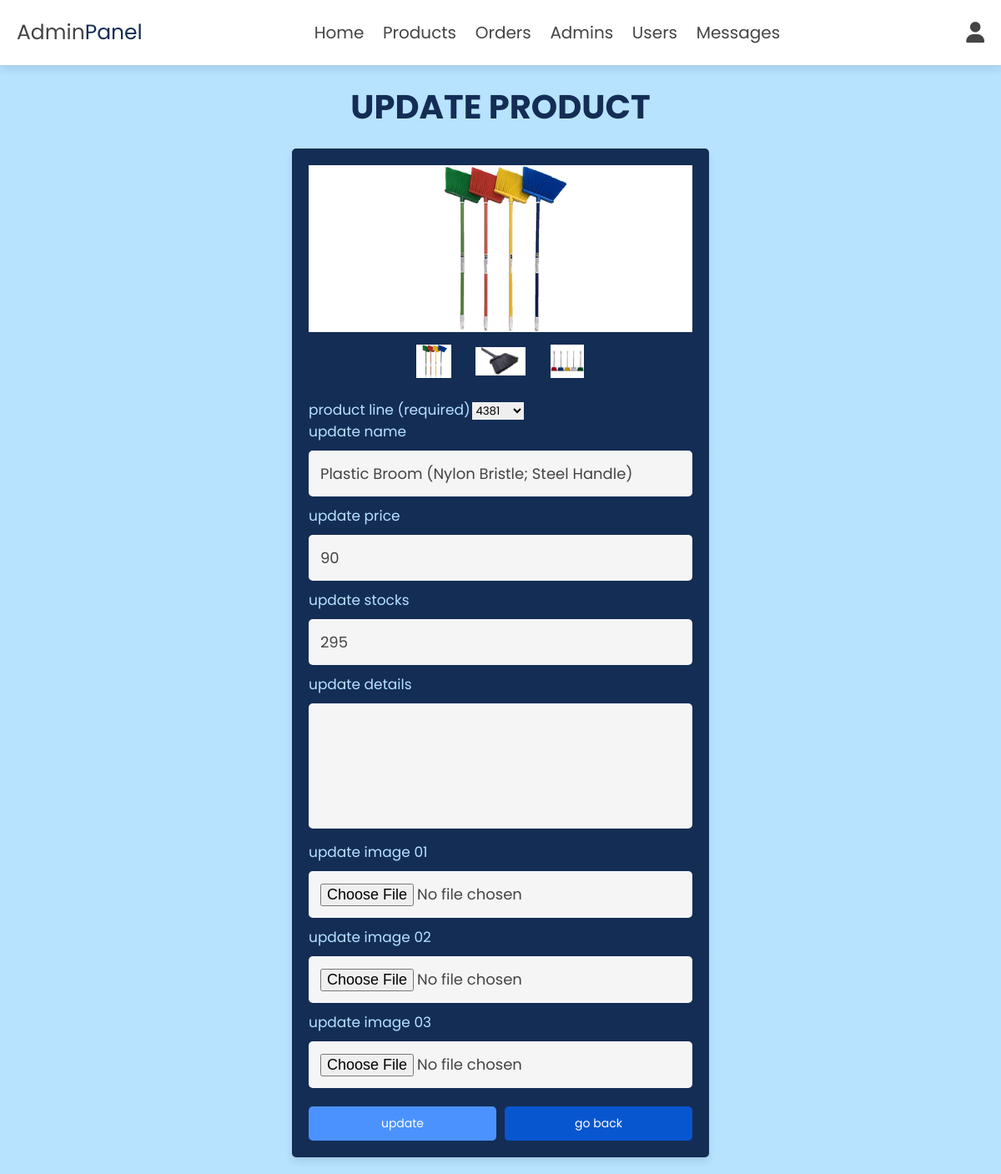
The app's page /admin/update_product.php?update=5188 (signed in) with its own data.
### tables this page shows
CREATE TABLE IF NOT EXISTS `products` (
  `id` int(100) NOT NULL AUTO_INCREMENT,
  `Productline_ID` int(11) NOT NULL,
  `ProductlineName` varchar(255) NOT NULL DEFAULT '',
  `name` varchar(100) NOT NULL,
  `details` varchar(500) NOT NULL,
  `price` int(10) NOT NULL,
  `image_01` varchar(100) NOT NULL,
  `image_02` varchar(100) NOT NULL,
  `image_03` varchar(100) NOT NULL,
  `product_stock` int(255) DEFAULT NULL,
  PRIMARY KEY (`id`)
);

### admin/update_product.php (the view, shortened to what this page needs)
<?php
include '../components/connect.php';
?>
<!DOCTYPE html>
<html lang="en">
<head>
   <link rel="stylesheet" href="https://cdnjs.cloudflare.com/ajax/libs/font-awesome/6.1.1/css/all.min.css">
   <link rel="stylesheet" href="../css/admin_style.css">
</head>
<body>
<?php include '../components/admin_header.php'; ?>
<section class="update-product">
   <h1 class="heading">update product</h1>
   <?php
      $update_id = $_GET['update'];
      $select_products = $conn->prepare("SELECT * FROM `products` WHERE id = ?");
      $select_products->execute([$update_id]);
      if($select_products->rowCount() > 0){
         while($fetch_products = $select_products->fetch(PDO::FETCH_ASSOC)){
   ?>
   <form action="" method="post" enctype="multipart/form-data">
      <div class="image-container">
      <div class="boxes">
         <div class="main-image">
            <img src="../uploaded_img/<?= $fetch_products['image_01']; ?>" alt="">
         </div>
         </div>
         <div class="sub-image">
            <img src="../uploaded_img/<?= $fetch_products['image_01']; ?>" alt="">
            <img src="../uploaded_img/<?= $fetch_products['image_02']; ?>" alt="">
            <img src="../uploaded_img/<?= $fetch_products['image_03']; ?>" alt="">
         </div>
      </div>
         <span>product line (required)</span>
         <select name="Productline_ID" id="sort-item" class="select" required>
               <?php
                  $select_productline = $conn->prepare("SELECT * FROM `productline`");
                  $select_productline->execute();
                  if($select_productline->rowCount() > 0){
                     while($fetch_productline = $select_productline->fetch(PDO::FETCH_ASSOC)){
                  ?>
               <option><?= $fetch_productline['Productline_ID']; ?></option>
         <?php
   }
   }
   ?>
         </select><BR>
      <span>update name</span>
      <input type="text" name="name" required class="box" maxlength="100" placeholder="enter product name" value="<?= $fetch_products['name']; ?>">
      <span>update price</span>
      <input type="number" name="price" required class="box" min="0" max="9999999999" placeholder="enter product price" onkeypress="if(this.value.length == 10) return false;" value="<?= $fetch_products['price']; ?>">
      <span>update stocks</span>
      <input type="number" class="box" required max="9999999999" placeholder="enter number of stocks" name="product_stock" value="<?= $fetch_products['product_stock']; ?>">
      <span>update details</span>
      <textarea name="details" class="box" required cols="30" rows="10"><?= $fetch_products['details']; ?></textarea>
      <span>update image 01</span>
      <input type="file" name="image_01" accept="image/jpg, image/jpeg, image/png, image/webp" class="box">
      <span>update image 02</span>
      <input type="file" name="image_02" accept="image/jpg, image/jpeg, image/png, image/webp" class="box">
      <span>update image 03</span>
      <input type="file" name="image_03" accept="image/jpg, image/jpeg, image/png, image/webp" class="box">
      <div class="flex-btn">
         <input type="submit" name="update" class="btn" value="update">
         <a href="products.php" class="option-btn">go back</a>
      </div>
   </form>
   <?php
         }
      }else{
         echo '<p class="empty">no product found!</p>';
      }
   ?>
</section>
</body>
</html>

### css/admin_style.css (style rules this page uses)
:root { --main-color:#142d55; --black:#444; --lightblue:#4b92ff; --aquamarine:#57e3ff; --blue: #0856cf; --white:#fff; --light-color:#B7E3FF; --light-bg:#f5f5f5; --orange:#f39c12; --red: #ff6969; --box-shadow:0 .5rem 1rem rgba(0,0,0,.1); --modal-duration: 1s; --modal-color: #428bca; }
* { font-family: 'Poppins', sans-serif; margin:0; padding:0; box-sizing: border-box; outline: none; border:none; text-decoration: none; }
html { font-size: 62.5%; overflow-x: hidden; }
body { background-color: var(--light-color); background-image: url('../images/gemstar.png'); background-repeat: no-repeat; background-size: 50%; background-position: 105% -90%; background-blend-mode:color-burn; background-attachment: fixed; }
section { padding:2rem; min-width: 100%; margin:0 auto; border-radius: 2rem; }
.heading { font-size: 4rem; color:var(--main-color); margin-bottom: 2rem; text-align: center; text-transform: uppercase; }
.btn, .btns, .delete-btn, .option-btn { display: flex; width: 100%; margin-top: 1.2rem; border-radius: .5rem; padding:1rem 3rem; font-size: 1.4rem; color:var(--white); cursor: pointer; text-align: center; justify-content: center; align-content: flex-end; }
.btn { background-color: var(--lightblue); }
.option-btn { background-color: var(--lightblue); }
.flex-btn { display: flex; gap:1rem; justify-content: flex-end; position: relative; }
.update-product form { background-color: var(--main-color); box-shadow: var(--box-shadow); border-radius: .5rem; border:var(--border); padding:2rem; max-width: 50rem; margin:0 auto; }
.option-btn { background-color: var(--blue); }
.update-product form .image-container { margin-bottom: 2rem; }
.update-product form .image-container .main-image img { height: 20rem; width: 100%; object-fit: contain; }
.update-product form .image-container .boxes { height: 20rem; width: 100%; background-color: white; }
.update-product form .image-container .sub-image { display: flex; gap:1rem; justify-content: center; margin:1rem 0; }
.update-product form .image-container .sub-image img { height: 5rem; width: 7rem; object-fit: contain; padding:.5rem; border:var(--border); cursor: pointer; transition: .2s linear; }
.update-product form .box { width: 100%; border-radius: .5rem; padding:1.4rem; font-size: 1.8rem; color:var(--black); background-color: var(--light-bg); margin:1rem 0; }
.update-product form span { font-size: 1.7rem; color:var(--light-color); }
.update-product form textarea { height: 15rem; resize: none; }

### records on screen
products: image_01 (picture), image_02 (picture), image_03 (picture), name "Plastic Broom (Nylon Bristle; Steel Handle)", price "90", product_stock "295"

### other values on screen
form field Productline_ID "4381"
